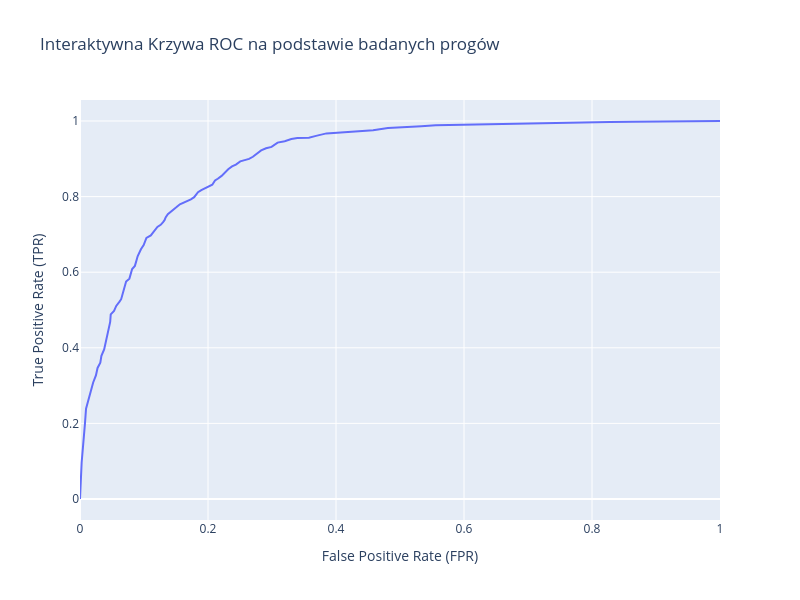

The notebook cell this image was saved under:
### Markdown cell above
Wraz ze wzrostem progu spada ilość FP, ale diametralnie rośnie ilosc FALSE NEGATIVES, ponieważ biorać pod uwage wyniki tylko prawie pewnie, pomijamy te, które są prawdziwe ale model ma do nich wiecej wątpliwości, co za tym idzie spada nasz recall, a FPR wynosi prawie 0. Accuracy peakuje przy ok. 0.5 a później też spada,wiec ustawianie niewiadomo jak wysokie progu tez osłabia nasze wyniki.

### Code cell
threshold_2nd = np.arange(0,1.01,0.01)
best_treshold = 0
min_cost = float('inf')


tpr_list = []
fpr_list = []
y_val_prob = model.predict_proba(X_val)[:,1]
for thresh in threshold_2nd:
    y_pred_roc = (y_test_prob >=thresh).astype(int)
    tn,fp,fn,tp = confusion_matrix(y_test,y_pred_roc).ravel()
    tpr = tp / (tp + fn) if (tp + fn) > 0 else 0
    fpr = fp / (fp + tn) if (fp + tn) > 0 else 0
    tpr_list.append(tpr)
    fpr_list.append(fpr)
    
df_roc = pd.DataFrame({
    'FPR': fpr_list,
    'TPR': tpr_list,
    'Threshold': threshold_2nd
})
fig = px.line(
    df_roc, 
    x='FPR', 
    y='TPR', 
    hover_data=['Threshold'], # To dodaje próg do dymku po najechaniu
    title='Interaktywna Krzywa ROC na podstawie badanych progów'
)
fig.update_layout(
    xaxis_title='False Positive Rate (FPR)',
    yaxis_title='True Positive Rate (TPR)',
    width=800,
    height=600
)
fig.show()

### Figure 1 — Plotly figure (JSON) as saved in the notebook; plotly's stock layout.template omitted (floating-point values rounded to 4 significant figures)
{"data": [{"customdata": [[0.0], [0.01], [0.02], [0.03], [0.04], [0.05], [0.06], [0.07], [0.08], [0.09], [0.1], [0.11], [0.12], [0.13], [0.14], [0.15], [0.16], [0.17], [0.18], [0.19], [0.2], [0.21], [0.22], [0.23], [0.24], [0.25], [0.26], [0.27], [0.28], [0.29], [0.3], [0.31], [0.32], [0.33], [0.34], [0.35], [0.36], [0.37], [0.38], [0.39], [0.4], [0.41], [0.42], [0.43], [0.44], [0.45], [0.46], [0.47], [0.48], [0.49], [0.5], [0.51], [0.52], [0.53], [0.54], [0.55], [0.56], [0.57], [0.58], [0.59], [0.6], [0.61], [0.62], [0.63], [0.64], [0.65], [0.66], [0.67], [0.68], [0.69], [0.7], [0.71], [0.72], [0.73], [0.74], [0.75], [0.76], [0.77], [0.78], [0.79], [0.8], [0.81], [0.82], [0.83], [0.84], [0.85], [0.86], [0.87], [0.88], [0.89], [0.9], [0.91], [0.92], [0.93], [0.94], [0.95], [0.96], [0.97], [0.98], [0.99], [1.0]], "hovertemplate": "FPR=%{x}<br>TPR=%{y}<br>Threshold=%{customdata[0]}<extra></extra>", "legendgroup": "", "line": {"color": "#636efa", "dash": "solid"}, "marker": {"symbol": "circle"}, "mode": "lines", "name": "", "orientation": "v", "showlegend": false, "type": "scatter", "x": [1.0, 0.9906, 0.952, 0.9048, 0.8636, 0.8276, 0.801, 0.7581, 0.7196, 0.6827, 0.6458, 0.6141, 0.5858, 0.5557, 0.5334, 0.5069, 0.4811, 0.458, 0.4245, 0.4039, 0.3851, 0.3688, 0.3576, 0.3396, 0.3302, 0.3199, 0.3087, 0.2993, 0.2907, 0.283, 0.2753, 0.2702, 0.2642, 0.2556, 0.2504, 0.2436, 0.2376, 0.2316, 0.2273, 0.2213, 0.2153, 0.211, 0.2067, 0.1981, 0.1895, 0.1844, 0.181, 0.1784, 0.1732, 0.1664, 0.1612, 0.1561, 0.1509, 0.1432, 0.1372, 0.1338, 0.1321, 0.1295, 0.1261, 0.1209, 0.1158, 0.1123, 0.1106, 0.1038, 0.1021, 0.09949, 0.0952, 0.09177, 0.09005, 0.08834, 0.08576, 0.08148, 0.0789, 0.07719, 0.07204, 0.07033, 0.06861, 0.06604, 0.06432, 0.06175, 0.0566, 0.05317, 0.04803, 0.04717, 0.04545, 0.04288, 0.04202, 0.03945, 0.03774, 0.03345, 0.03173, 0.02744, 0.02487, 0.02058, 0.01715, 0.01286, 0.009434, 0.007719, 0.006003, 0.002573, 0.0], "xaxis": "x", "y": [1.0, 1.0, 1.0, 0.9991, 0.9981, 0.9972, 0.9963, 0.9953, 0.9934, 0.9934, 0.9916, 0.9906, 0.9897, 0.9888, 0.9859, 0.9831, 0.9813, 0.9756, 0.9719, 0.9709, 0.9672, 0.9606, 0.956, 0.955, 0.9522, 0.9466, 0.9428, 0.9316, 0.9278, 0.9222, 0.911, 0.9053, 0.8997, 0.896, 0.8932, 0.8847, 0.88, 0.8725, 0.8641, 0.8547, 0.8472, 0.8425, 0.8313, 0.8247, 0.8172, 0.8116, 0.8051, 0.7985, 0.7929, 0.7882, 0.7844, 0.7798, 0.7723, 0.7629, 0.7535, 0.7451, 0.7376, 0.732, 0.7254, 0.7198, 0.7095, 0.7029, 0.6973, 0.6907, 0.6823, 0.672, 0.6607, 0.6504, 0.642, 0.6317, 0.6167, 0.6082, 0.5923, 0.5829, 0.5754, 0.5633, 0.5511, 0.5408, 0.5286, 0.522, 0.5108, 0.4977, 0.4883, 0.4686, 0.4545, 0.4396, 0.4264, 0.4096, 0.3955, 0.3786, 0.3608, 0.3468, 0.3271, 0.3083, 0.2858, 0.2643, 0.239, 0.1987, 0.1575, 0.09653, 0.0], "yaxis": "y"}], "layout": {"height": 600, "legend": {"tracegroupgap": 0}, "title": {"text": "Interaktywna Krzywa ROC na podstawie badanych progów"}, "width": 800, "xaxis": {"anchor": "y", "domain": [0, 1], "title": {"text": "False Positive Rate (FPR)"}}, "yaxis": {"anchor": "x", "domain": [0, 1], "title": {"text": "True Positive Rate (TPR)"}}}}
